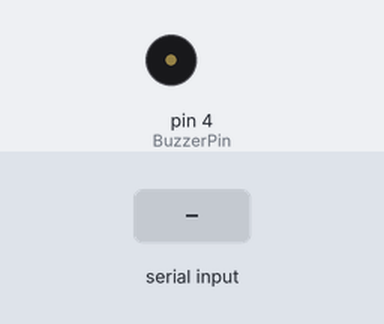
Recording of a sketch running on a simulated Arduino Uno, built with avr-gcc and run on an emulated ATmega328P. Parts: buzzer (waves = sounding, pin HIGH). Inputs (shaded band) come from the test bench. What the sketch prints to the serial monitor is not drawn.

Above: at 0.9 s.
1.0 s: "90,45\n" received over Serial
At 2.05 s:
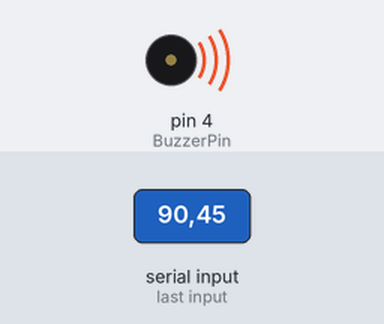
Timing chart, 0 to 10.0 s (numbered marks = the images above; inputs shaded):
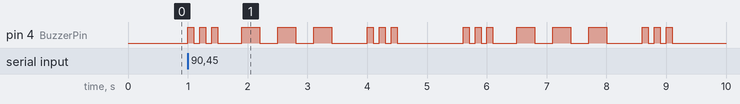

The sketch:

6-buzzer-morse-code.ino
```cpp
// EduKit1 - Basics
// Worksheet 6 - Morse Code (using Buzzer)

/*
 * Keep the same circuit as was used in Worksheet 5.
 * This time, however, you will add a Buzzer.
 *
 * Place the buzzer on the breadboard straddling the
 * middle divide.  The longer leg should be connected
 * to digital pin 4.  The other leg should be connected
 * to the ground rail.
 *
 * When pin 4 is set on, the buzzer will sound.
 *
 * Based on user input, the buzzer will sound SOS a
 * specified number of times.
 */

const int BuzzerPin = 4;    // buzzer pin variable
int numTimes = 0;           // variable for number of SOSs

void setup() {
  // run once, when the sketch starts
  Serial.begin(9600);       // set up Serial library at 9600 bps

  pinMode(BuzzerPin, OUTPUT);   // define BuzzerPin as OUTPUT
  digitalWrite(BuzzerPin, LOW); // initialize buzzer to 'off'

  Serial.println("Morse Code");   // display title
  Serial.println("******************************************");
  Serial.println();

  numTimes = getNumTimes();     // prompt user for number of times to blink LED
  while (numTimes > 0) {        // loop around the chosen number of times

    numTimes--;                 // decrement numTimes counter
    morse_s();
    letterspace();
    morse_o();
    letterspace();
    morse_s();
    letterspace();
    wordspace();
  }
}

void loop() {
  // not used in this example
}

int getNumTimes() {   // ******* User Defined Function *******

    // Ask the user how many times they want SOS to sound
    Serial.println("How many times would you like SOS to loop? - press ENTER (SEND)");
    while (Serial.available() == 0) ;   // Wait until input buffer ready
      { numTimes = Serial.parseInt(); }   // save numTimes in variable
    return numTimes;
}

void dot() {      // A single Morse dot

  digitalWrite(BuzzerPin, HIGH);
  delay(100);
  digitalWrite(BuzzerPin, LOW);
  delay(100);
}

void dash() {     // A single Morse dash

  digitalWrite(BuzzerPin, HIGH);
  delay(300);
  digitalWrite(BuzzerPin, LOW);
  delay(300);
}

void letterspace() {    // the space between letters

  delay(300);
}

void wordspace() {      // the space between words

  delay(700);
}

void morse_s() {        // the Morse for S, (3 dots)

  dot();
  dot();
  dot();
}

void morse_o() {        // the Morse for O, (3 dashes)

  dash();
  dash();
  dash();
}
```

Measured:
- after the input at 1.0 s, pin 4 (BuzzerPin): LOW → HIGH at once, → LOW 0.10 s later, → HIGH 0.10 s later, → LOW 0.10 s later, … (36 changes in this stretch)
